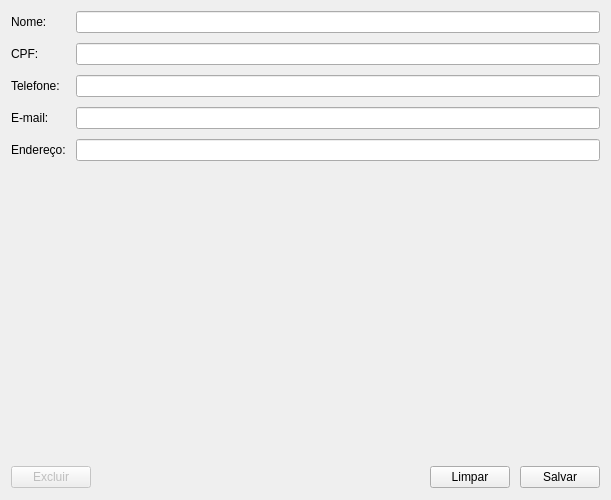
<?xml version="1.0" encoding="UTF-8"?>
<ui version="4.0">
 <class>widget</class>
 <widget class="QWidget" name="widget">
  <property name="geometry">
   <rect>
    <x>0</x>
    <y>0</y>
    <width>611</width>
    <height>500</height>
   </rect>
  </property>
  <property name="windowTitle">
   <string>Cadastrar Clientes</string>
  </property>
  <layout class="QHBoxLayout" name="horizontalLayout_2">
   <item>
    <layout class="QVBoxLayout" name="verticalLayout">
     <property name="spacing">
      <number>10</number>
     </property>
     <item>
      <layout class="QFormLayout" name="formLayout">
       <item row="0" column="0">
        <widget class="QLabel" name="nomeLabel">
         <property name="text">
          <string>Nome:</string>
         </property>
        </widget>
       </item>
       <item row="0" column="1">
        <widget class="QLineEdit" name="nome"/>
       </item>
       <item row="1" column="0">
        <widget class="QLabel" name="cpfLabel">
         <property name="text">
          <string>CPF:</string>
         </property>
        </widget>
       </item>
       <item row="1" column="1">
        <widget class="QLineEdit" name="cpf"/>
       </item>
       <item row="2" column="0">
        <widget class="QLabel" name="telefoneLabel">
         <property name="text">
          <string>Telefone:</string>
         </property>
        </widget>
       </item>
       <item row="2" column="1">
        <widget class="QLineEdit" name="telefone"/>
       </item>
       <item row="3" column="0">
        <widget class="QLabel" name="emailLabel">
         <property name="text">
          <string>E-mail:</string>
         </property>
        </widget>
       </item>
       <item row="3" column="1">
        <widget class="QLineEdit" name="email"/>
       </item>
       <item row="4" column="0">
        <widget class="QLabel" name="enderecoLabel">
         <property name="text">
          <string>Endereço:</string>
         </property>
        </widget>
       </item>
       <item row="4" column="1">
        <widget class="QLineEdit" name="endereco"/>
       </item>
      </layout>
     </item>
     <item>
      <layout class="QHBoxLayout" name="horizontalLayout">
       <item>
        <widget class="QPushButton" name="b_excluir">
         <property name="enabled">
          <bool>false</bool>
         </property>
         <property name="text">
          <string>Excluir</string>
         </property>
        </widget>
       </item>
       <item>
        <spacer name="horizontalSpacer">
         <property name="orientation">
          <enum>Qt::Horizontal</enum>
         </property>
         <property name="sizeHint" stdset="0">
          <size>
           <width>13</width>
           <height>24</height>
          </size>
         </property>
        </spacer>
       </item>
       <item>
        <widget class="QPushButton" name="b_limpar">
         <property name="text">
          <string>Limpar</string>
         </property>
        </widget>
       </item>
       <item>
        <widget class="QPushButton" name="b_salvar">
         <property name="text">
          <string>Salvar</string>
         </property>
        </widget>
       </item>
      </layout>
     </item>
    </layout>
   </item>
  </layout>
 </widget>
 <resources/>
 <connections/>
</ui>
